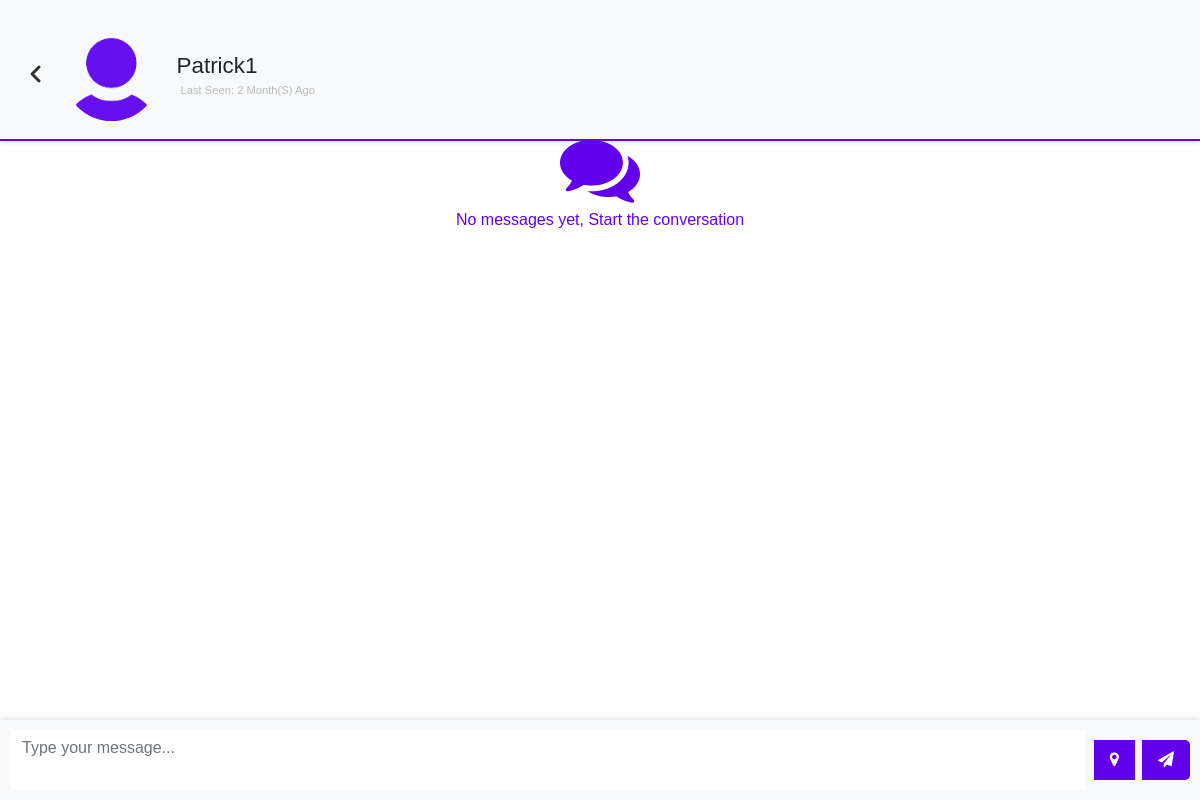
Before: /chat.php?user=patrick1 (signed in) with the older database file.
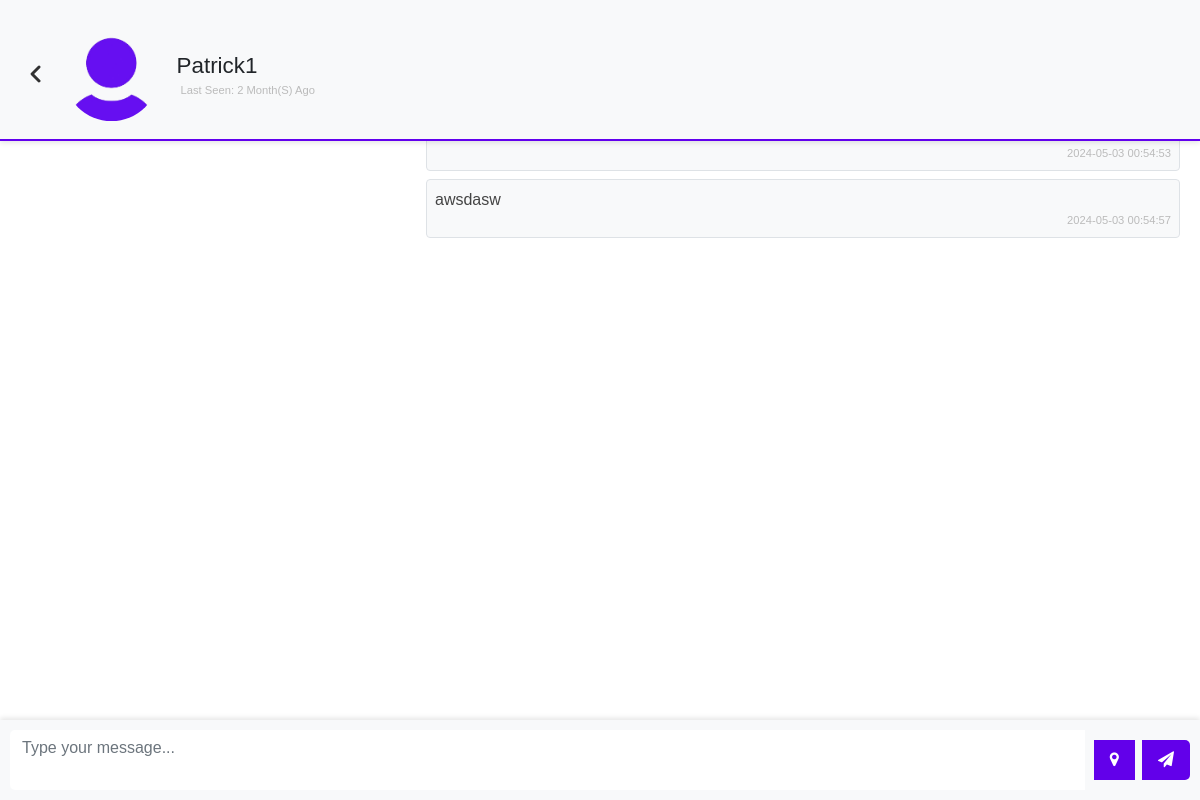
After: the same page with the newer database file.
### tables this page shows
CREATE TABLE `chats` (
  `chat_id` int(11) NOT NULL,
  `from_id` int(11) NOT NULL,
  `to_id` int(11) NOT NULL,
  `message` text NOT NULL,
  `opened` tinyint(1) NOT NULL DEFAULT 0,
  `created_at` datetime NOT NULL DEFAULT current_timestamp()
);

### app/helpers/user.php (called while the page is built)
<?php
function getUser($username, $conn){
   $sql = "SELECT * FROM users
           WHERE username=?";
   $stmt = $conn->prepare($sql);
   $stmt->execute([$username]);
   if ($stmt->rowCount() === 1) {
   	 $user = $stmt->fetch();
   	 return $user;
   }else {
   	$user = [];
   	return $user;
   }
}

### app/helpers/timeAgo.php (called while the page is built, shortened)
<?php
function last_seen($date_time){
   $timestamp = strtotime($date_time);
   $strTime = array("second", "minute", "hour", "day", "month", "year");
   $length = array("60","60","24","30","12","10");
   $currentTime = time();
   if($currentTime >= $timestamp) {
		$diff     = time()- $timestamp;
		for($i = 0; $diff >= $length[$i] && $i < count($length)-1; $i++) {
		$diff = $diff / $length[$i];
		}
		$diff = round($diff);
		if ($diff < 59 && $strTime[$i] == "second") {
			return 'Active';
		}else {
			return $diff . " " . $strTime[$i] . "(s) ago ";
		}
   }
}

### app/helpers/chat.php (called while the page is built)
<?php
function getChats($id_1, $id_2, $conn){
   $sql = "SELECT * FROM chats
           WHERE (from_id=? AND to_id=?)
           OR    (to_id=? AND from_id=?)
           ORDER BY chat_id ASC";
    $stmt = $conn->prepare($sql);
    $stmt->execute([$id_1, $id_2, $id_1, $id_2]);
    if ($stmt->rowCount() > 0) {
    	$chats = $stmt->fetchAll();
    	return $chats;
    }else {
    	$chats = [];
    	return $chats;
    }
}

### chat.php (the view, shortened to what this page needs)
<?php
  if (isset($_SESSION['username'])) {
  	include 'app/db.conn.php';
  	include 'app/helpers/user.php';
  	include 'app/helpers/chat.php';
  	include 'app/helpers/timeAgo.php';
  	$chatWith = getUser($_GET['user'], $conn);
  	$chats = getChats($_SESSION['user_id'], $chatWith['user_id'], $conn);
?>
<!DOCTYPE html>
<html lang="en">
<head>
	<link href="https://cdn.jsdelivr.net/npm/bootstrap@5.0.1/dist/css/bootstrap.min.css" rel="stylesheet">
	<link rel="stylesheet"
	      href="css/style.css">
	<link rel="stylesheet" href="https://cdnjs.cloudflare.com/ajax/libs/font-awesome/4.7.0/css/font-awesome.min.css">
	<link rel="stylesheet" href="https://unpkg.com/leaflet/dist/leaflet.css" />
</head>
<body class="d-flex
             justify-content-center
             vh-100">
    <div class="w-400 rounded">
	<div class="pic-container">
	<a href="home.php"><img src="back.png" alt="" id="back-icon"></a>
	<div class="d-flex align-items-center mt-3 ">
    	   	  <img src="uploads/<?=$chatWith['p_p']?>"
    	   	       class="w-15 rounded-circle mb-2">
               <h3 class="display-4 fs-sm m-2 chat-username">
               	  <?=$chatWith['name']?> <br>
               	  <div class="d-flex
               	              align-items-center"
               	        title="online">
               	    <?php
                        if (last_seen($chatWith['last_seen']) == "Active") {
               	    ?>
               	        <div class="online"></div>
               	        <small class="d-block p-1">Online</small>
               	  	<?php }else{ ?>
               	         <small class="d-block p-1">
               	         	Last seen:
               	         	<?=last_seen($chatWith['last_seen'])?>
               	         </small>
               	  	<?php } ?>
               	  </div>
               </h3>
    	   </div>
    </div>
	<div class="chat-container">
    	   <div class="p-1 rounded
    	               d-flex flex-column
    	                mt-2 chat-box"
    	        id="chatBox">
    	        <?php
                     if (!empty($chats)) {
                     foreach($chats as $chat){
                     	if($chat['from_id'] == $_SESSION['user_id'])
                     	{ ?>
						<p class="rtext align-self-end
						        border rounded p-2 mb-2">
						    <?=$chat['message']?>
						    <small class="d-block">
						    	<?=$chat['created_at']?>
						    </small>
						</p>
                    <?php }
                     }
    	        }else{ ?>
               <div class="alert alert-info
    				            text-center">
				   <i class="fa fa-comments d-block fs-big"></i>
	               No messages yet, Start the conversation
			   </div>
    	   	<?php } ?>
    	   </div>
    </div>
	<div class="input-group message-input">
    <textarea id="message" class="form-control" placeholder="Type your message..."></textarea>
    <button onclick="shareLocation()"id="locationBtn" class="btn btn-secondary location-btn"><i class="fa fa-map-marker"></i></button>
    <button id="sendBtn" class="btn btn-secondary"><i class="fa fa-paper-plane"></i></button>
</div>
    </div>
 </body>
 </html>
<?php
  }else{
  	header("Location: index.php");
   	exit;
  }
 ?>

Changed rows visible on the page:
added chats: created_at "2024-05-03 00:54:53"
added chats: message "awsdasw", created_at "2024-05-03 00:54:57"
Other visible differences:
text no longer shown: "No messages yet, Start the conversation"
